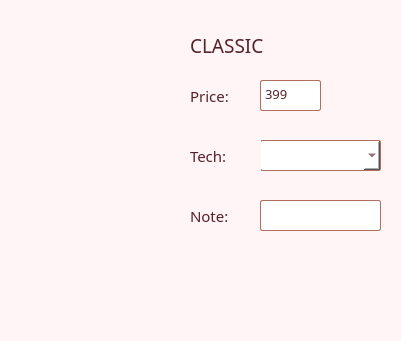
           <widget class="QWidget" name="tabs_classic" native="true">
            <property name="geometry">
             <rect>
              <x>10</x>
              <y>20</y>
              <width>401</width>
              <height>341</height>
             </rect>
            </property>
            <property name="cursor">
             <cursorShape>ArrowCursor</cursorShape>
            </property>
            <property name="styleSheet">
             <string notr="true">border-radius: 20px;
background-color: #fff5f6</string>
            </property>
            <widget class="QLabel" name="logo_home_26">
             <property name="geometry">
              <rect>
               <x>20</x>
               <y>30</y>
               <width>151</width>
               <height>211</height>
              </rect>
             </property>
             <property name="styleSheet">
              <string notr="true"/>
             </property>
             <property name="text">
              <string/>
             </property>
             <property name="pixmap">
              <pixmap>pics/classic.png</pixmap>
             </property>
             <property name="scaledContents">
              <bool>true</bool>
             </property>
            </widget>
            <widget class="QLabel" name="label_classic">
             <property name="geometry">
              <rect>
               <x>190</x>
               <y>30</y>
               <width>101</width>
               <height>31</height>
              </rect>
             </property>
             <property name="font">
              <font>
               <family>Vogue</family>
               <pointsize>14</pointsize>
              </font>
             </property>
             <property name="styleSheet">
              <string notr="true">color:  rgb(85,34,41);</string>
             </property>
             <property name="text">
              <string>CLASSIC</string>
             </property>
             <property name="alignment">
              <set>Qt::AlignLeading|Qt::AlignLeft|Qt::AlignVCenter</set>
             </property>
            </widget>
            <widget class="QLabel" name="label_home_57">
             <property name="geometry">
              <rect>
               <x>190</x>
               <y>80</y>
               <width>51</width>
               <height>31</height>
              </rect>
             </property>
             <property name="font">
              <font>
               <family>Classy Vogue</family>
               <pointsize>11</pointsize>
              </font>
             </property>
             <property name="styleSheet">
              <string notr="true">color:  rgb(85,34,41);
border: 0px;</string>
             </property>
             <property name="text">
              <string>Price:</string>
             </property>
             <property name="alignment">
              <set>Qt::AlignLeading|Qt::AlignLeft|Qt::AlignVCenter</set>
             </property>
            </widget>
            <widget class="QPlainTextEdit" name="classic_price">
             <property name="geometry">
              <rect>
               <x>260</x>
               <y>80</y>
               <width>61</width>
               <height>31</height>
              </rect>
             </property>
             <property name="font">
              <font>
               <family>Classy Vogue</family>
               <pointsize>10</pointsize>
              </font>
             </property>
             <property name="styleSheet">
              <string notr="true">background-color: white;
border-radius: 2px;
border: 1px solid #af6f5c;
color:  rgb(85,34,41);</string>
             </property>
             <property name="plainText">
              <string>399</string>
             </property>
            </widget>
            <widget class="QComboBox" name="stylist_choice_classic">
             <property name="geometry">
              <rect>
               <x>260</x>
               <y>140</y>
               <width>121</width>
               <height>31</height>
              </rect>
             </property>
             <property name="font">
              <font>
               <family>Classy Vogue</family>
               <pointsize>10</pointsize>
              </font>
             </property>
             <property name="cursor">
              <cursorShape>PointingHandCursor</cursorShape>
             </property>
             <property name="styleSheet">
              <string notr="true">background-color: white;
border-radius: 2px;
border: 1px solid #af6f5c;
color:  rgb(85,34,41);</string>
             </property>
             <property name="currentIndex">
              <number>-1</number>
             </property>
             <item>
              <property name="text">
               <string>Liza</string>
              </property>
             </item>
             <item>
              <property name="text">
               <string>Cecil</string>
              </property>
             </item>
             <item>
              <property name="text">
               <string>Beng</string>
              </property>
             </item>
             <item>
              <property name="text">
               <string>Mar</string>
              </property>
             </item>
            </widget>
            <widget class="QLabel" name="label_home_58">
             <property name="geometry">
              <rect>
               <x>190</x>
               <y>140</y>
               <width>71</width>
               <height>31</height>
              </rect>
             </property>
             <property name="font">
              <font>
               <family>Classy Vogue</family>
               <pointsize>11</pointsize>
              </font>
             </property>
             <property name="styleSheet">
              <string notr="true">color:  rgb(85,34,41);
border: 0px;</string>
             </property>
             <property name="text">
              <string>Tech:</string>
             </property>
             <property name="alignment">
              <set>Qt::AlignLeading|Qt::AlignLeft|Qt::AlignVCenter</set>
             </property>
            </widget>
            <widget class="QLabel" name="label_home_59">
             <property name="geometry">
              <rect>
               <x>190</x>
               <y>200</y>
               <width>71</width>
               <height>31</height>
              </rect>
             </property>
             <property name="font">
              <font>
               <family>Classy Vogue</family>
               <pointsize>11</pointsize>
              </font>
             </property>
             <property name="styleSheet">
              <string notr="true">color:  rgb(85,34,41);
border: 0px;</string>
             </property>
             <property name="text">
              <string>Note:</string>
             </property>
             <property name="alignment">
              <set>Qt::AlignLeading|Qt::AlignLeft|Qt::AlignVCenter</set>
             </property>
            </widget>
            <widget class="QPlainTextEdit" name="classic_note">
             <property name="geometry">
              <rect>
               <x>260</x>
               <y>200</y>
               <width>121</width>
               <height>31</height>
              </rect>
             </property>
             <property name="font">
              <font>
               <family>Classy Vogue</family>
               <pointsize>10</pointsize>
              </font>
             </property>
             <property name="cursor" stdset="0">
              <cursorShape>IBeamCursor</cursorShape>
             </property>
             <property name="styleSheet">
              <string notr="true">background-color: white;
border-radius: 2px;
border: 1px solid #af6f5c;
color:  rgb(85,34,41);</string>
             </property>
             <property name="plainText">
              <string/>
             </property>
            </widget>
           </widget>
